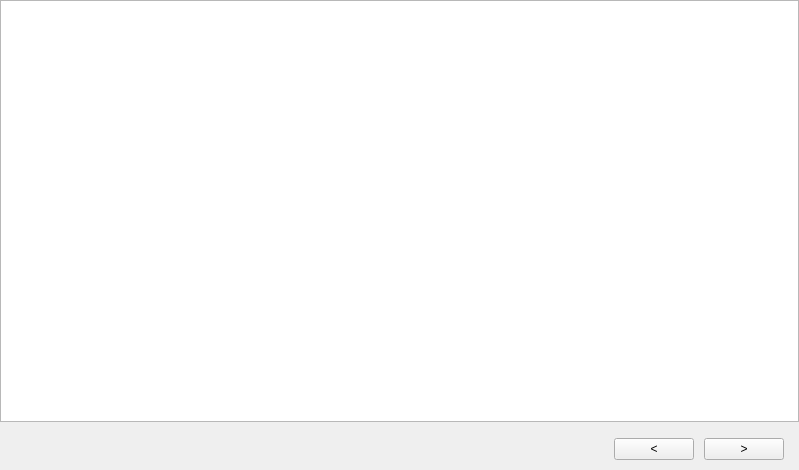
<?xml version="1.0" encoding="UTF-8"?>
<ui version="4.0">
 <class>TaskFinishedWidget</class>
 <widget class="QWidget" name="TaskFinishedWidget">
  <property name="geometry">
   <rect>
    <x>0</x>
    <y>0</y>
    <width>799</width>
    <height>470</height>
   </rect>
  </property>
  <property name="windowTitle">
   <string>Form</string>
  </property>
  <layout class="QHBoxLayout" name="horizontalLayout">
   <property name="spacing">
    <number>0</number>
   </property>
   <property name="leftMargin">
    <number>0</number>
   </property>
   <property name="topMargin">
    <number>0</number>
   </property>
   <property name="rightMargin">
    <number>0</number>
   </property>
   <property name="bottomMargin">
    <number>0</number>
   </property>
   <item>
    <widget class="QWidget" name="moduleWidget" native="true">
     <layout class="QVBoxLayout" name="verticalLayout" stretch="10,1">
      <property name="leftMargin">
       <number>0</number>
      </property>
      <property name="topMargin">
       <number>0</number>
      </property>
      <property name="rightMargin">
       <number>0</number>
      </property>
      <property name="bottomMargin">
       <number>0</number>
      </property>
      <item>
       <widget class="QTableWidget" name="tableWidget">
        <attribute name="verticalHeaderVisible">
         <bool>false</bool>
        </attribute>
       </widget>
      </item>
      <item>
       <widget class="QWidget" name="bottomWidget" native="true">
        <layout class="QHBoxLayout" name="horizontalLayout_3">
         <property name="spacing">
          <number>10</number>
         </property>
         <property name="leftMargin">
          <number>0</number>
         </property>
         <property name="topMargin">
          <number>0</number>
         </property>
         <property name="rightMargin">
          <number>15</number>
         </property>
         <property name="bottomMargin">
          <number>0</number>
         </property>
         <item>
          <spacer name="horizontalSpacer_2">
           <property name="orientation">
            <enum>Qt::Horizontal</enum>
           </property>
           <property name="sizeHint" stdset="0">
            <size>
             <width>635</width>
             <height>20</height>
            </size>
           </property>
          </spacer>
         </item>
         <item>
          <widget class="QPushButton" name="btnLast">
           <property name="minimumSize">
            <size>
             <width>0</width>
             <height>0</height>
            </size>
           </property>
           <property name="text">
            <string>&lt;</string>
           </property>
          </widget>
         </item>
         <item>
          <widget class="QPushButton" name="btnNext">
           <property name="minimumSize">
            <size>
             <width>0</width>
             <height>0</height>
            </size>
           </property>
           <property name="text">
            <string>&gt;</string>
           </property>
          </widget>
         </item>
        </layout>
       </widget>
      </item>
     </layout>
    </widget>
   </item>
  </layout>
 </widget>
 <resources/>
 <connections/>
</ui>
